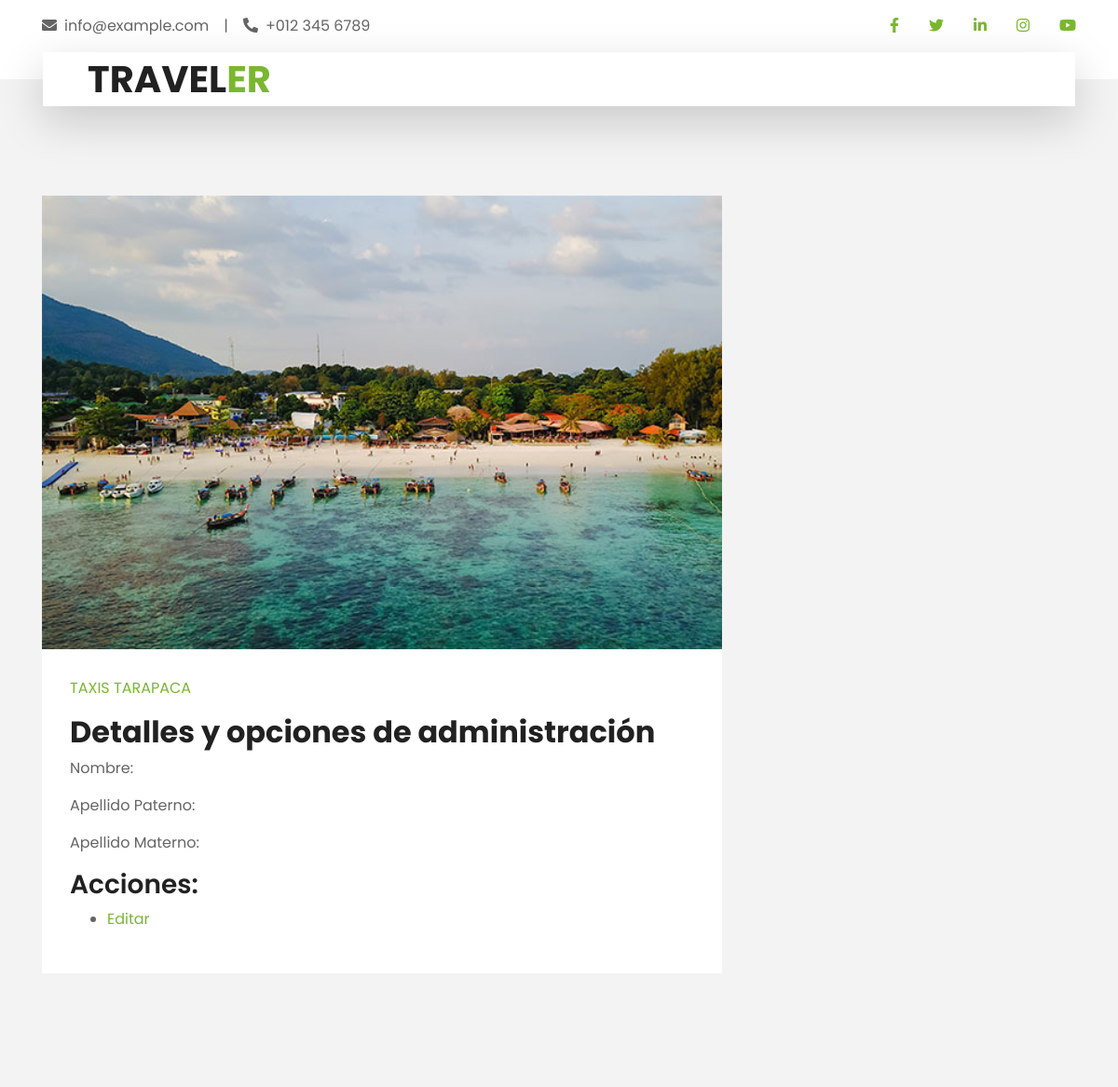
The page /es/scr_vtax/5/ (signed in, upper part) on the database as committed earlier.
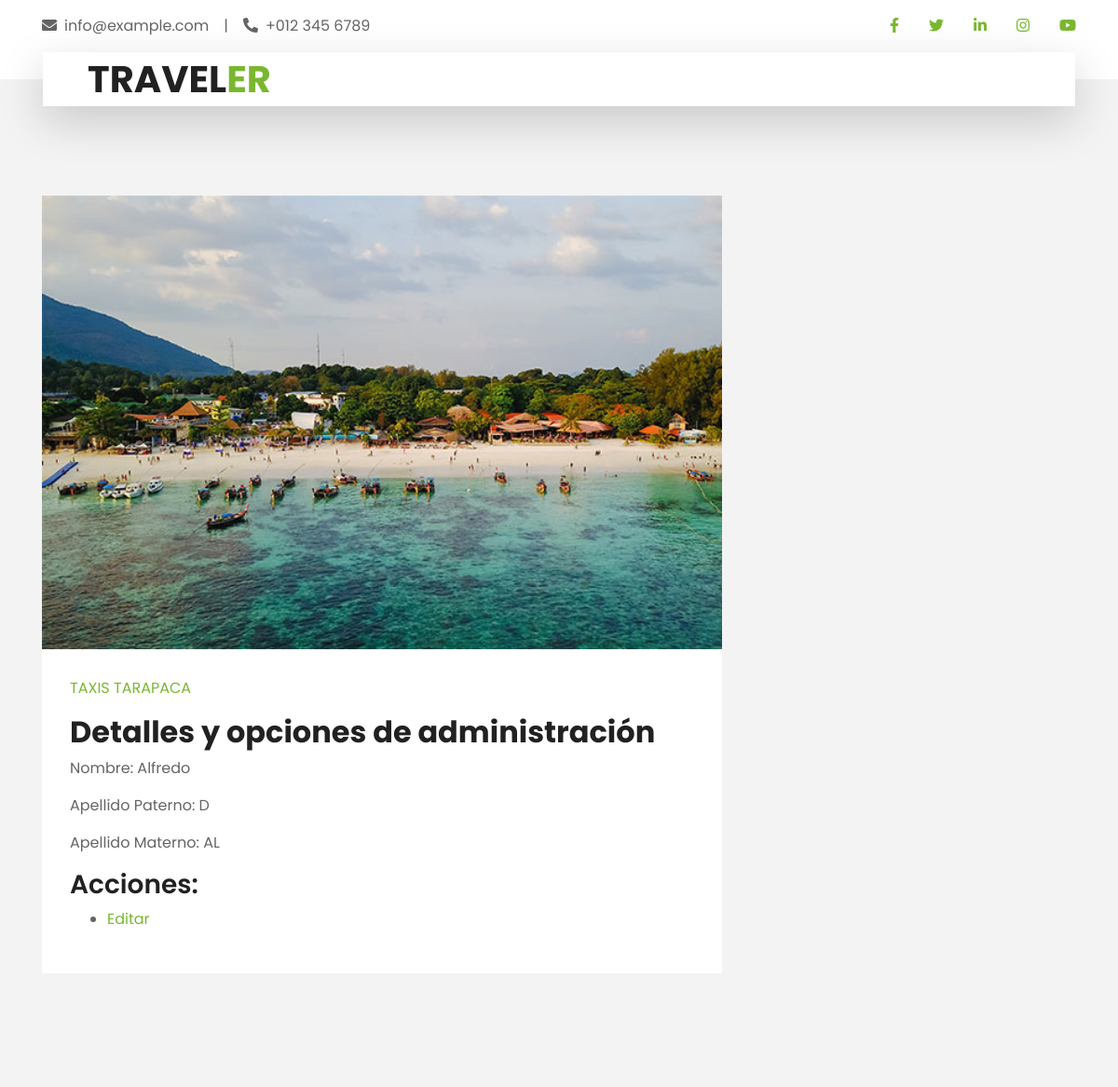
The same page on the database as committed later.
### Gestion_viajes/models.py (models this page shows, shortened)
class Taxista(models.Model):
    id = models.AutoField(primary_key=True,unique=True)
    nombre = models.CharField(max_length=54,null=True,blank=True)
    apellido_p = models.CharField(max_length=54,null=True,blank=True)
    apellido_m = models.CharField(max_length=54,null=True,blank=True)
    genero = models.CharField(max_length=54,null=True,blank=True)
    secretaria_encargada = models.ForeignKey(Secretaria,on_delete=models.SET_NULL,null=True,blank=True,default=None)
    run = models.IntegerField(null=True,blank=True)
    dv = models.CharField(max_length=1,null=True,blank=True)
    estado = models.IntegerField(null=True,blank=True)
    deleted_at = models.DateTimeField(null=True,blank=True)
    created_at = models.DateTimeField(null=True,blank=True)

### Gestion_viajes/views.py (the view)
# urls.py: path("scr_vtax/<int:id_taxista>/",views.scr_ver_datos_taxista,name='scr_ver_datos_taxista'),
def scr_ver_datos_taxista(request,id_taxista):
    usuario = request.session.get('user',None)
    if usuario is not None:
        try:
            taxista = Taxista.objects.get(id=id_taxista,deleted_at=None)
            context = {'taxista':taxista}
            return render(request,'Gestion_viajes/scr_ver_datos_taxista.html',context)
        except:
            taxista = None
            err = "Ocurrio un error inesperado: no se encontro al taxista."
            context = {'error':err}
            return render(request,'Gestion_viajes/scr_ver_datos_taxista.html',context)
    else:
        return render(request,'Gestion_viajes/err_frb.html')

### Taxis_tarapaca/templates/Gestion_viajes/scr_ver_datos_taxista.html (shortened to what this page needs)
{% extends "secretarias_page.html" %}
{% load cms_tags %}
{% block content %}
    <div class="admin-taxista">
        <h2>Detalles y opciones de administración</h2>
        <p>Nombre: {{ taxista.nombre }}</p>
        <p>Apellido Paterno: {{ taxista.apellido_p }}</p>
        <p>Apellido Materno: {{ taxista.apellido_m }}</p>
        <h3>Acciones:</h3>
        <ul>
            <li><a href="{% url 'scr_editar_taxista' id_taxista=taxista.id %}">Editar</a></li>
        </ul>
    </div>
{% endblock content %}

Rows that differ between the two databases and show on the page:
added Taxista: nombre "Alfredo", apellido_p "D", apellido_m "AL"
